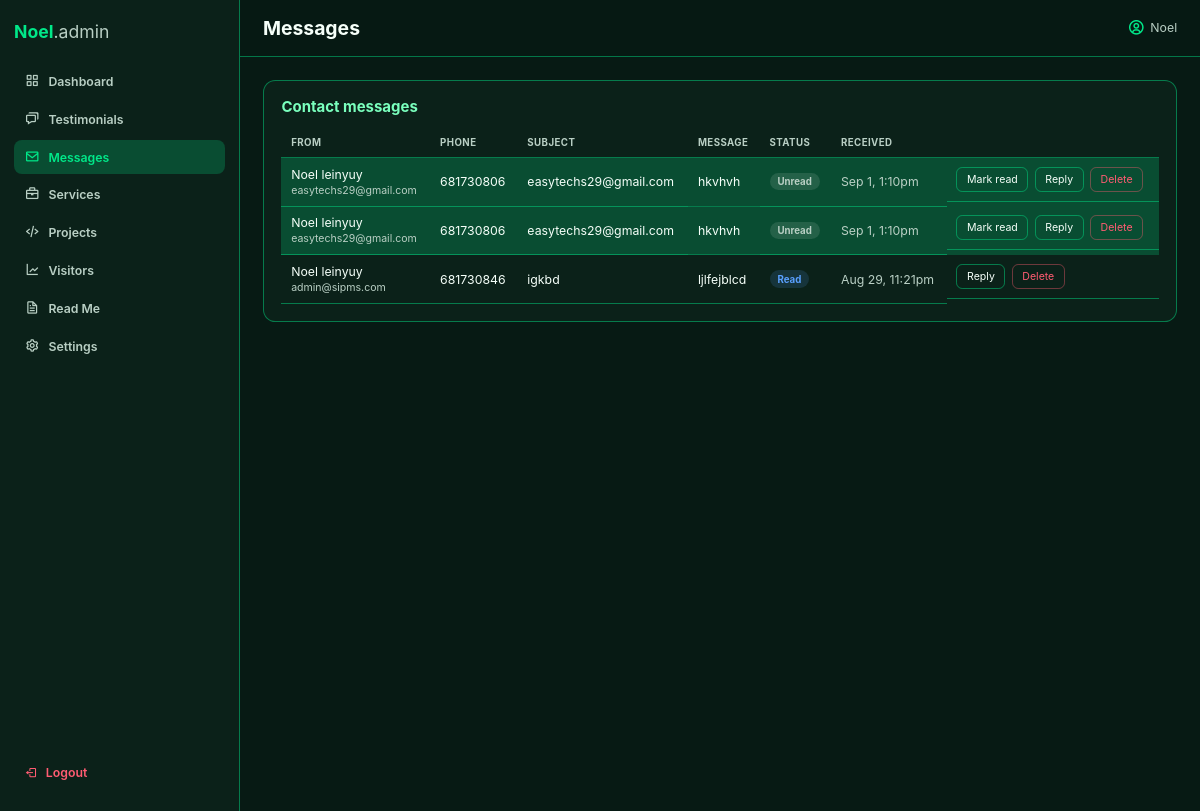
Screenshot of /admin_messages.php (signed in) with the database file from the repository.
### tables this page shows
CREATE TABLE `portfolio_messages` (
  `MessageID` int(11) NOT NULL,
  `FullName` varchar(100) NOT NULL,
  `Email` varchar(150) NOT NULL,
  `Phone` varchar(30) DEFAULT NULL,
  `Subject` varchar(200) DEFAULT NULL,
  `Message` text NOT NULL,
  `Status` enum('Unread','Read','Replied') DEFAULT 'Unread',
  `Reply` text DEFAULT NULL,
  `CreatedAt` timestamp NOT NULL DEFAULT current_timestamp(),
  `RepliedAt` timestamp NULL DEFAULT NULL,
  `IsRead` tinyint(1) NOT NULL DEFAULT 0,
  `IsReplied` tinyint(1) NOT NULL DEFAULT 0
);

### admin_helpers.php (called while the page is built, shortened)
<?php
function e(mixed $value): string
{
    return htmlspecialchars((string) $value, ENT_QUOTES, "UTF-8");
}

### admin_messages.php (the view, shortened to what this page needs)
<?php
require_once "admin_helpers.php";
require_once "db.php";
$adminName = $_SESSION["admin_name"] ?? "Admin";
$messages = $conn->query("SELECT * FROM portfolio_messages ORDER BY MessageID DESC");
$statusBadge = [
    "Unread" => "badge-gray",
    "Read" => "badge-blue",
    "Replied" => "badge-green",
];
?>
<!DOCTYPE html>
<html lang="en">
<head>
    <link rel="stylesheet" href="css/boxicons.min.css">
    <link rel="stylesheet" href="css/style.css">
    <link rel="stylesheet" href="css/admin.css">
</head>
<body>
<div class="admin-shell">
    <aside class="admin-sidebar" id="admin-sidebar">
        <div class="admin-logo">Noel<span>.admin</span></div>
        <nav class="admin-nav">
            <a href="admin_dashboard.php"><i class="bx bx-grid-alt"></i> Dashboard</a>
            <a href="admin_testimonials.php"><i class="bx bx-chat"></i> Testimonials</a>
            <a href="admin_messages.php" class="active"><i class="bx bx-envelope"></i> Messages</a>
            <a href="admin_services.php"><i class="bx bx-briefcase"></i> Services</a>
            <a href="admin_projects.php"><i class="bx bx-code-alt"></i> Projects</a>
            <a href="admin_visitors.php"><i class="bx bx-line-chart"></i> Visitors</a>
            <a href="admin_readme.php"><i class="bx bx-file"></i> Read Me</a>
            <a href="admin_settings.php"><i class="bx bx-cog"></i> Settings</a>
        </nav>
        <a href="admin_logout.php" class="admin-logout"><i class="bx bx-log-out"></i> Logout</a>
    </aside>
    <div class="admin-main">
        <header class="admin-topbar">
            <h1>Messages</h1>
            <div class="admin-user">
                <i class="bx bx-user-circle"></i>
                <?php echo e($adminName); ?>
            </div>
        </header>
        <main class="admin-content">
            <div class="admin-panel">
                <h2>Contact messages</h2>
                <table class="admin-table">
                    <thead>
                        <tr>
                            <th>From</th>
                            <th>Phone</th>
                            <th>Subject</th>
                            <th>Message</th>
                            <th>Status</th>
                            <th>Received</th>
                            <th></th>
                        </tr>
                    </thead>
                    <tbody>
                        <?php if ($messages && $messages->num_rows > 0): ?>
                            <?php while ($m = $messages->fetch_assoc()): ?>
                                <?php
                                $badgeClass = $statusBadge[$m["Status"]] ?? "badge-gray";
                                ?>
                                <tr class="<?php echo $m["Status"] === "Unread" ? "row-unread" : ""; ?>">
                                    <td>
                                        <?php echo e($m["FullName"]); ?><br>
                                        <span class="muted"><?php echo e($m["Email"]); ?></span>
                                    </td>
                                    <td><?php echo e($m["Phone"]); ?></td>
                                    <td><?php echo e($m["Subject"]); ?></td>
                                    <td class="truncate"><?php echo e($m["Message"]); ?></td>
                                    <td>
                                        <span class="badge <?php echo $badgeClass; ?>"><?php echo e($m["Status"]); ?></span>
                                    </td>
                                    <td class="muted"><?php echo e(date("M j, g:ia", strtotime($m["CreatedAt"]))); ?></td>
                                    <td class="row-actions">
                                        <?php if ($m["Status"] === "Unread"): ?>
                                            <form method="POST">
                                                <button type="submit" class="btn-small">Mark read</button>
                                            </form>
                                        <?php endif; ?>
                                        <details>
                                            <summary class="btn-small">Reply</summary>
                                        </details>
                                        <form method="POST" onsubmit="return confirm('Delete this message?');">
                                            <button type="submit" class="btn-small btn-danger">Delete</button>
                                        </form>
                                    </td>
                                </tr>
                            <?php endwhile; ?>
                        <?php else: ?>
                            <tr><td colspan="7">No messages yet.</td></tr>
                        <?php endif; ?>
                    </tbody>
                </table>
            </div>
        </main>
    </div>
</div>
</body>
</html>F

### css/style.css (style rules this page uses)
* { margin: 0; padding: 0; box-sizing: border-box; text-decoration: none; border: none; outline: none; scroll-behavior: smooth; font-family: -apple-system, BlinkMacSystemFont, "Segoe UI", Roboto, Arial, sans-serif; }
.bx, [class^="bx-"], [class*=" bx-"] { font-family: "boxicons" !important; font-style: normal; font-weight: normal; font-variant: normal; text-transform: none; line-height: 1; -webkit-font-smoothing: antialiased; -moz-osx-font-smoothing: grayscale; }
html { font-size: 62.5%; overflow-x: hidden; }
body { background-color: var(--bg-color); color: var(--text-color); transition: background-color 0.4s ease, color 0.4s ease; }
h1, h2, h3, h4, h5, h6, p { color: var(--text-color); transition: color 0.4s ease; }
:root { --bg-color: #071a14; --snd-bg-color: #102c21; --card-color: #0b2119; --text-color: #f5fff9; --muted-text-color: #b9cfc4; --main-color: #00e889; --accent-color: #7affbd; --border-color: rgba(0, 232, 137, 0.45); --input-bg: #0a2118; --header-bg: rgba(7, 26, 20, 0.96); --shadow-color: rgba(0, 232, 137, 0.22); }
span { color: var(--main-color); }
@media (max-width: 1200px) { html { font-size: 55%; } }

### rows the page displays
portfolio_messages: FullName "Noel leinyuy", Email "easytechs29@gmail.com", Phone "681730806", Subject "easytechs29@gmail.com", Message "hkvhvh", Status "Unread", CreatedAt "Sep 1, 1:10pm"
portfolio_messages: FullName "Noel leinyuy", Email "easytechs29@gmail.com", Phone "681730806", Subject "easytechs29@gmail.com", Message "hkvhvh", Status "Unread", CreatedAt "Sep 1, 1:10pm"
portfolio_messages: FullName "Noel leinyuy", Email "admin@sipms.com", Phone "681730846", Subject "igkbd", Message "ljlfejblcd", Status "Read", CreatedAt "Aug 29, 11:21pm"

### other values shown
$adminName "Noel"
